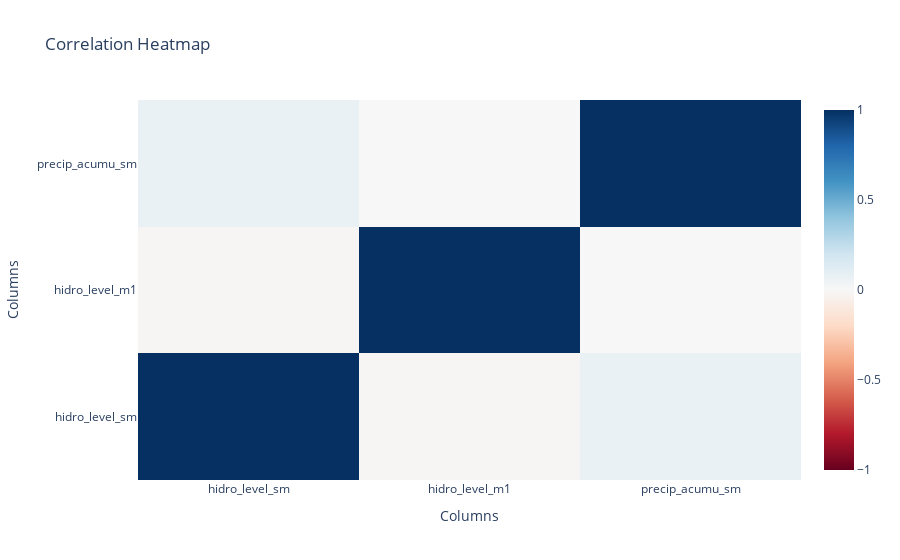

The notebook cell saved with this chart:
### Markdown cell above
### Correlations between the data of sensors

### Code cell
import pandas as pd
import plotly.graph_objects as go

# Create a sample DataFrame
df_sensor = df_esm_3h[['hidro_level_sm','hidro_level_m1','precip_acumu_sm']]

# Calculate the correlation matrix
corr_matrix = df_sensor.corr()

# Create a heatmap using plotly
fig = go.Figure(data=go.Heatmap(
    z=corr_matrix.values,
    x=corr_matrix.columns,
    y=corr_matrix.columns,
    colorscale='RdBu',
    zmin=-1,
    zmax=1
))

# Update the layout
fig.update_layout(
    title='Correlation Heatmap',
    xaxis_title='Columns',
    yaxis_title='Columns'
)

# Display the plot
fig.show()

### Figure 1 — Plotly figure (JSON) as saved in the notebook; plotly's stock layout.template omitted (floating-point values rounded to 4 significant figures)
{"data": [{"colorscale": [[0, "rgb(103,0,31)"], [0.1, "rgb(178,24,43)"], [0.2, "rgb(214,96,77)"], [0.3, "rgb(244,165,130)"], [0.4, "rgb(253,219,199)"], [0.5, "rgb(247,247,247)"], [0.6, "rgb(209,229,240)"], [0.7, "rgb(146,197,222)"], [0.8, "rgb(67,147,195)"], [0.9, "rgb(33,102,172)"], [1, "rgb(5,48,97)"]], "type": "heatmap", "x": ["hidro_level_sm", "hidro_level_m1", "precip_acumu_sm"], "y": ["hidro_level_sm", "hidro_level_m1", "precip_acumu_sm"], "z": [[1, -0.01387, 0.06729], [-0.01387, 1, -0.001731], [0.06729, -0.001731, 1]], "zmax": 1, "zmin": -1}], "layout": {"title": {"text": "Correlation Heatmap"}, "xaxis": {"title": {"text": "Columns"}}, "yaxis": {"title": {"text": "Columns"}}}}
